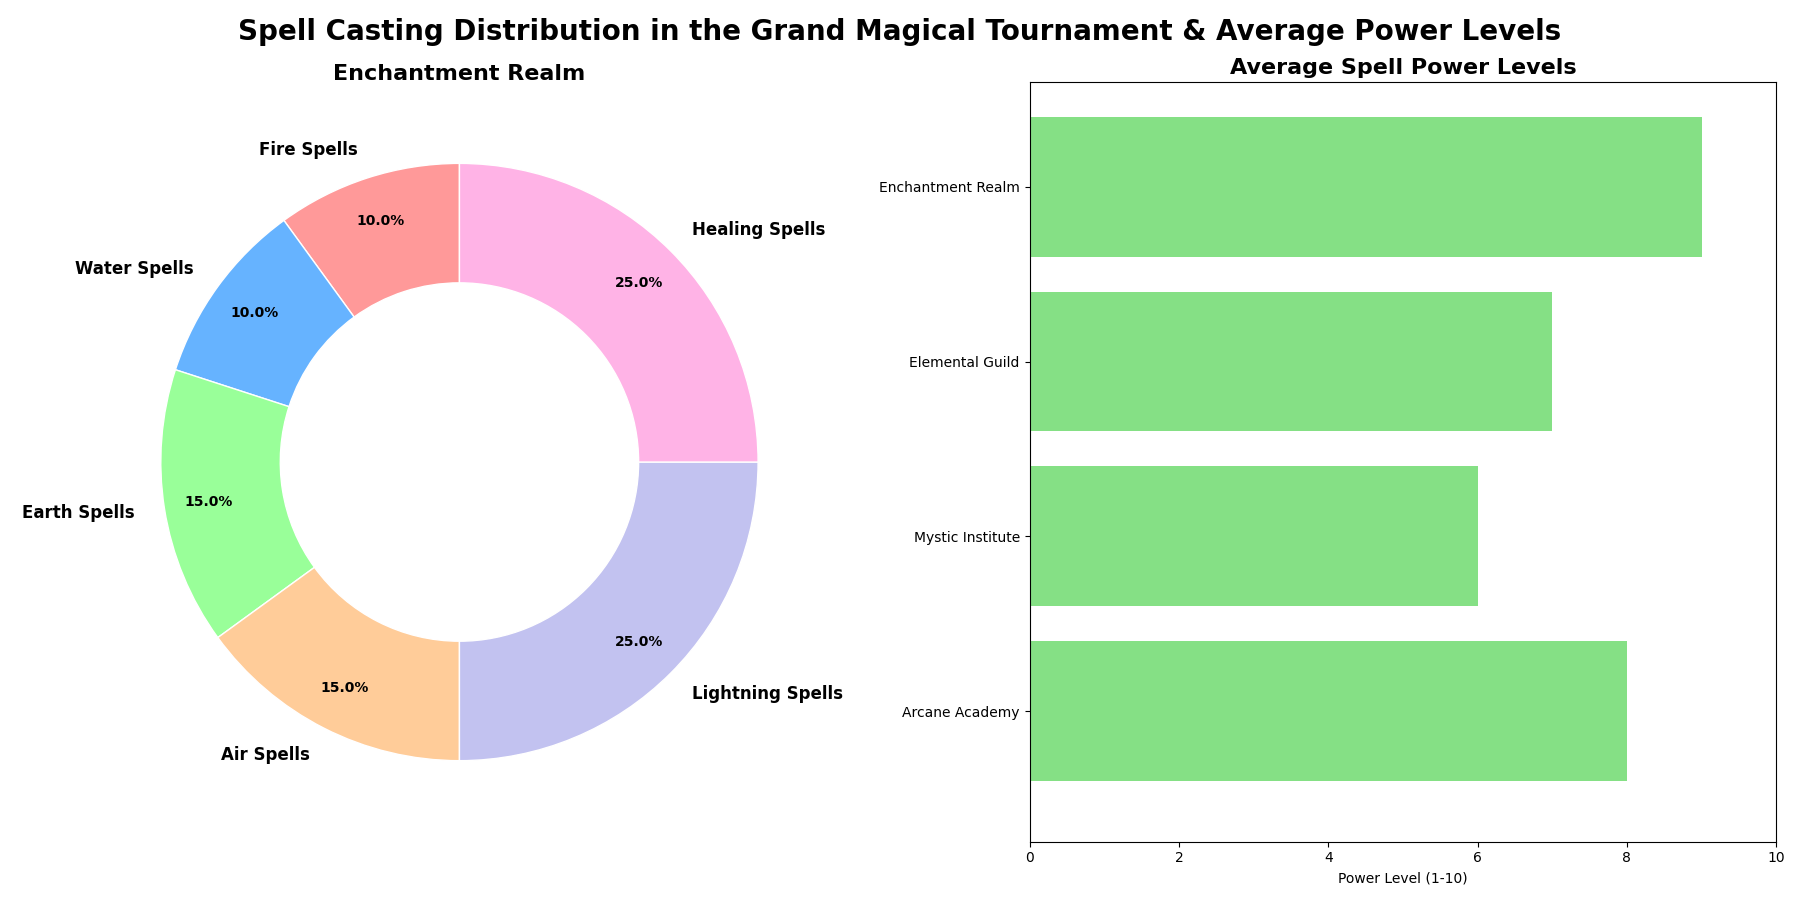

Reproduce this figure in Python.
import matplotlib.pyplot as plt
import numpy as np

# Backstory:
# In Fantasy Kingdom, various Wizardry Schools cast different types of spells during the Grand Magical Tournament. 
# We want to visualize the distribution of spell types cast by each school. 
# Additionally, we will include a secondary subplot to show the average power level of these spells across the schools.

# Data Creation
wizardry_schools = ['Arcane Academy', 'Mystic Institute', 'Elemental Guild', 'Enchantment Realm']
spell_types = ['Fire Spells', 'Water Spells', 'Earth Spells', 'Air Spells', 'Lightning Spells', 'Healing Spells']

# Spells cast by each school (in percentage of total spells)
arcane_spells = [25, 5, 20, 10, 30, 10]
mystic_spells = [15, 30, 10, 25, 0, 20]
elemental_spells = [35, 5, 20, 25, 15, 0]
enchantment_spells = [10, 10, 15, 15, 25, 25]

# Average power level of spells by each school (1-10 scale)
average_power_levels = [8, 6, 7, 9]

# Colors for each spell type
colors = ['#ff9999', '#66b3ff', '#99ff99', '#ffcc99', '#c2c2f0', '#ffb3e6']

# Create the figure and axis for subplots
fig, (ax1, ax2) = plt.subplots(1, 2, figsize=(18, 9))

# Plotting the pie charts for each Wizardry school
data = [arcane_spells, mystic_spells, elemental_spells, enchantment_spells]

for i, school_data in enumerate(data):
    ax1.clear()
    wedges, texts, autotexts = ax1.pie(
        school_data,
        labels=spell_types,
        autopct='%1.1f%%',
        pctdistance=0.85,
        colors=colors,
        startangle=90,
        wedgeprops=dict(width=0.4, edgecolor='w')
    )
    plt.setp(texts, size=12, weight='semibold')
    plt.setp(autotexts, size=10, weight='semibold')
    center_circle = plt.Circle((0, 0), 0.55, fc='white')
    fig.gca().add_artist(center_circle)
    ax1.set_title(wizardry_schools[i], fontsize=16, fontweight='bold', loc='center')
    plt.pause(1)

# Title for the main figure
fig.suptitle("Spell Casting Distribution in the Grand Magical Tournament & Average Power Levels", fontsize=20, fontweight='bold')

# Plotting the bar chart showing average power levels
ax2.barh(wizardry_schools, average_power_levels, color='#85e085')
ax2.set_title('Average Spell Power Levels', fontsize=16, fontweight='bold')
ax2.set_xlabel('Power Level (1-10)')
ax2.set_xlim(0, 10)

# Adjust layout
plt.tight_layout()

# Show plot
plt.show()
